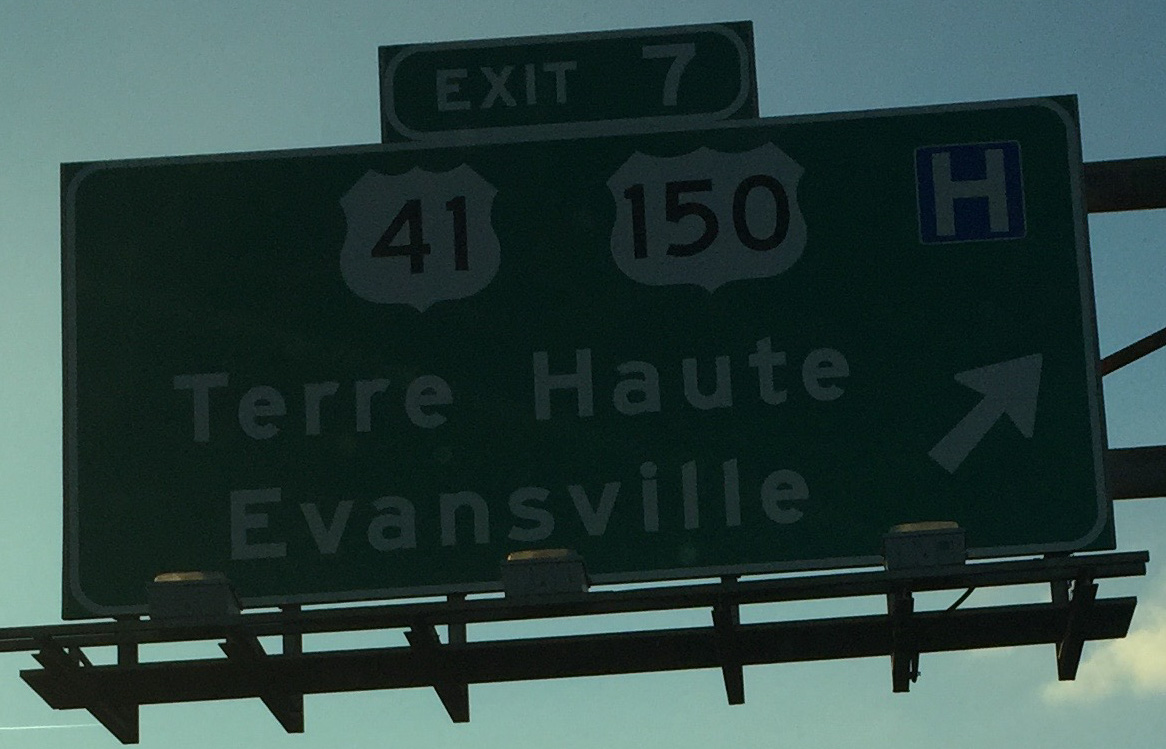
#> input picture tests/IMG_3467.jpg, 1166 x 749 px
$ python filter.py
#> lines starting #> are read from the running program, lines starting #| are printed output that depends on the picture
import numpy as np
import cv2
import sys
import pytesseract
import math
from PIL import Image
from matplotlib import pyplot as plt


filename = 'IMG_3467.jpg';

img = cv2.imread(filename);
#> img is the input picture: shape (749, 1166, 3); mean B, G, R 65.1, 68.3, 46.2
cv2.imshow('ori', img);
img = cv2.cvtColor(img, cv2.COLOR_RGB2GRAY)
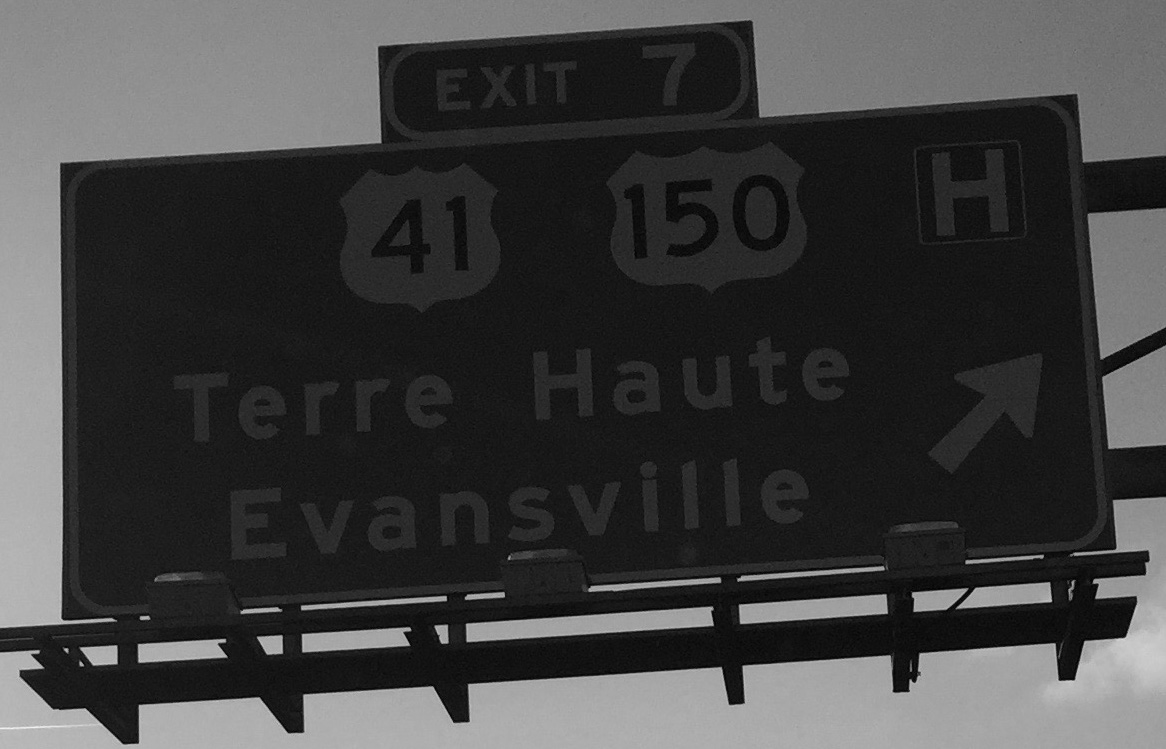
#> img: shape (749, 1166); min 1, max 242, mean 64.8
cv2.imwrite('gray.jpg', img)
edges = cv2.Canny(img, 150, 170)
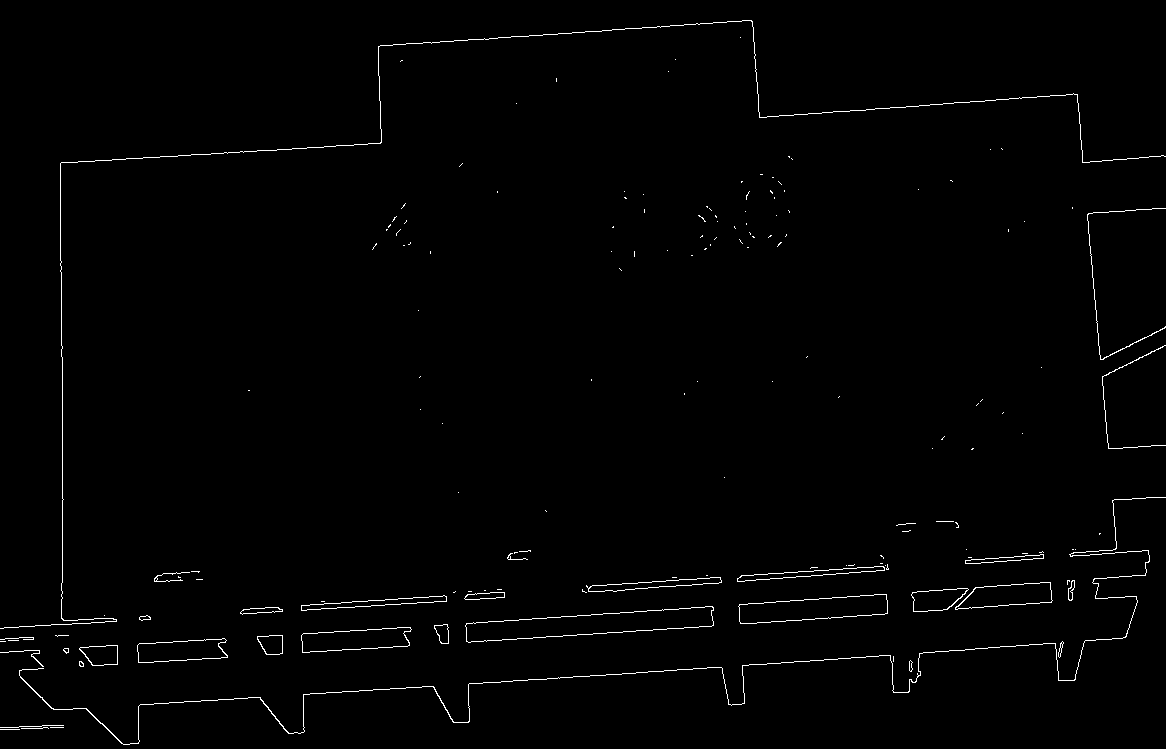
#> edges: shape (749, 1166); 1% white in thin lines or dots
cv2.imshow('Oedge', edges)
cv2.imwrite('edges.jpg', edges)


gaussian = cv2.GaussianBlur(img, (11,11), 0)
cv2.imshow('gaussian',gaussian)
cv2.imwrite('gaussian.jpg', gaussian)


bilateral = cv2.bilateralFilter(img, 11, 17,17 )
cv2.imshow('bilateral',bilateral)
cv2.imwrite('bilateral.jpg',bilateral)

gedges = cv2.Canny(gaussian, 150, 170);
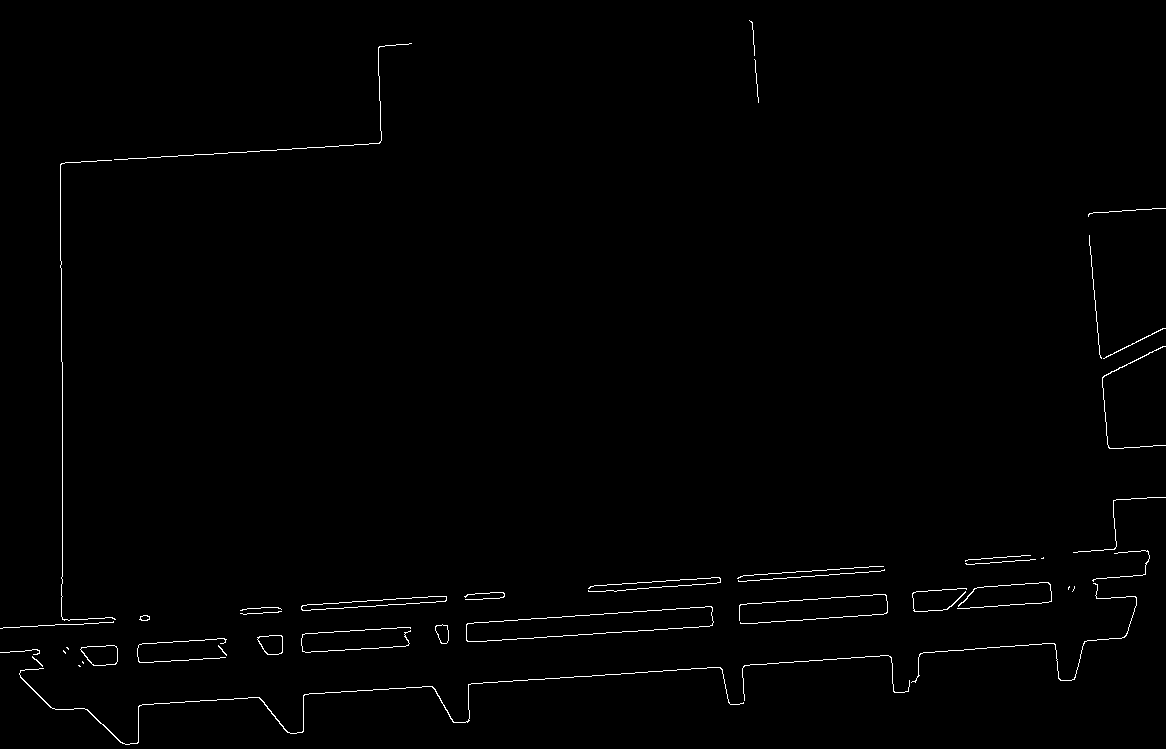
#> gedges: shape (749, 1166); 0.79% white in thin lines or dots
cv2.imshow('Gedge', gedges);
cv2.imwrite('g_edges.jpg',gedges)

bedges = cv2.Canny(bilateral, 150, 170);
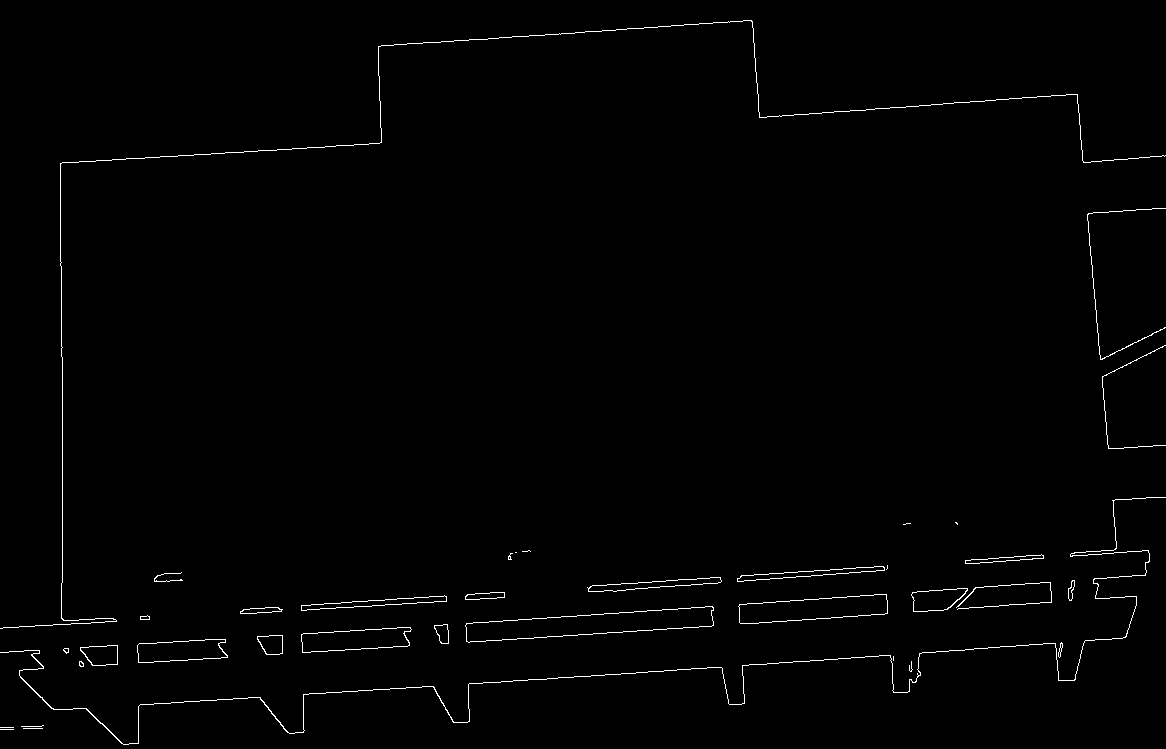
#> bedges: shape (749, 1166); 0.93% white in thin lines or dots
cv2.imshow('Bedge', bedges);
cv2.imwrite('b_edges.jpg',bedges)


cv2.waitKey(0)
cv2.destroyAllWindows()

$ run again, with tests/IMG_3079.jpg copied over tests/IMG_3467.jpg
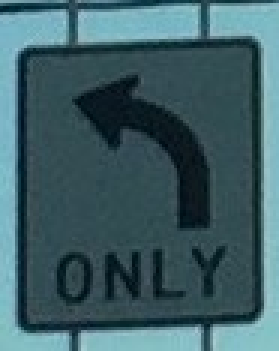
#> input picture tests/IMG_3079.jpg, 93 x 117 px (shown 3 times larger)
#> img is the input picture: shape (117, 93, 3); mean B, G, R 102, 94.9, 62.8
#> img: shape (117, 93)
#> `edges = cv2.Canny(img, 150, 170)`:
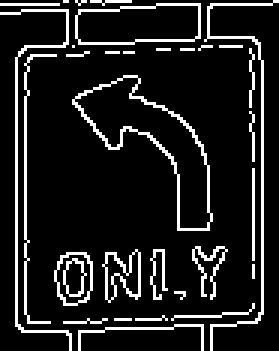
#> edges: shape (117, 93) (shown 3 times larger); 11.8% white in thin lines or dots
#> gedges: shape (117, 93); 3.6% white in thin lines or dots
#> `bedges = cv2.Canny(bilateral, 150, 170);`:
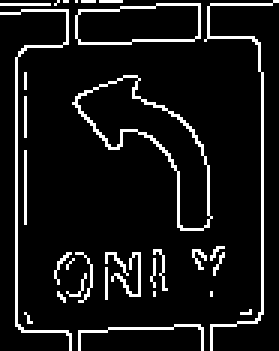
#> bedges: shape (117, 93) (shown 3 times larger); 9% white in thin lines or dots

$ run again, with tests/IMG_3440.jpg copied over tests/IMG_3467.jpg
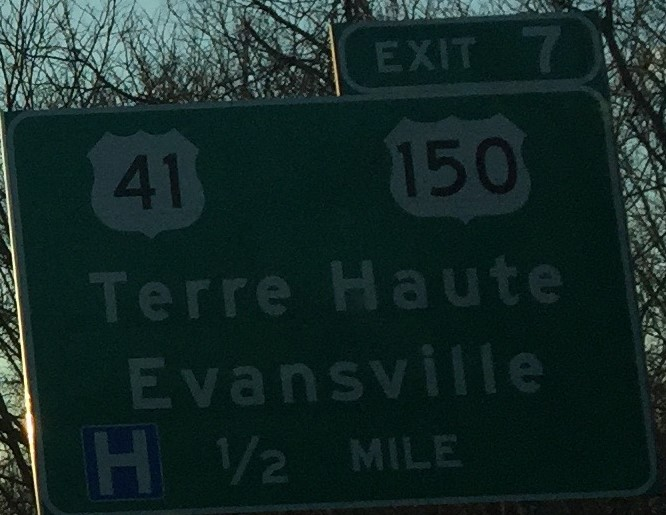
#> input picture tests/IMG_3440.jpg, 666 x 515 px
#> img is the input picture: shape (515, 666, 3); mean B, G, R 39.9, 42.5, 22.4
#> img: shape (515, 666)
#> `edges = cv2.Canny(img, 150, 170)`:
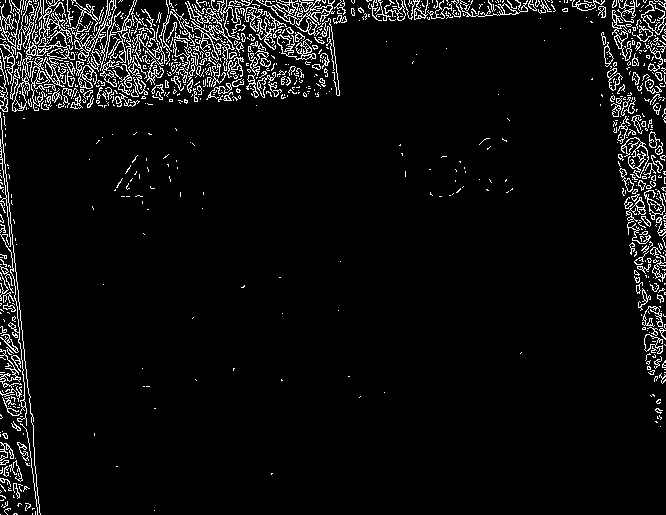
#> edges: shape (515, 666); 5.7% white in thin lines or dots
#> gedges: shape (515, 666); 0.54% white in thin lines or dots
#> `bedges = cv2.Canny(bilateral, 150, 170);`:
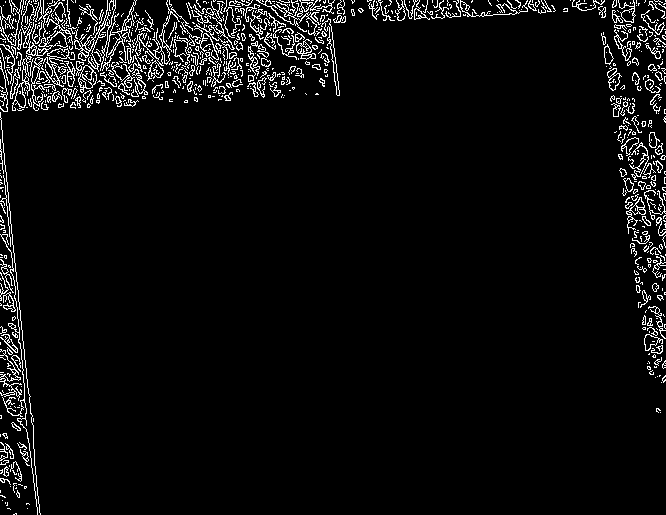
#> bedges: shape (515, 666); 4.8% white in thin lines or dots
